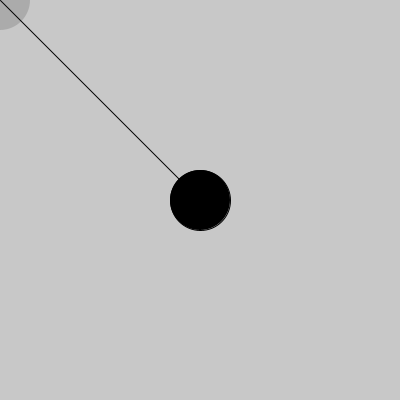
Frame 1 (no input)
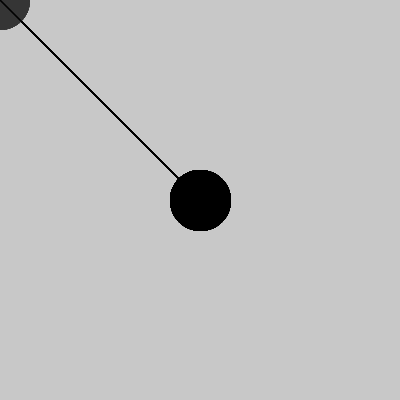
Frame 60 (the mouse pressed at the canvas centre just before this capture)
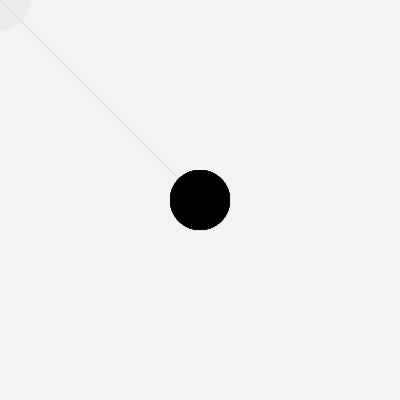
Frame 120 (the mouse held since frame 60 and released just before this capture)

The Processing sketch that drew these frames (run headless with seeded random() and noise(); from frame 60 on, the mouse is pressed at the canvas centre):

// Processing sketch: processing_40753
// ── processing_40753.pde

void setup() {
size (400, 400);
background(200);
smooth();
}

void draw (){
 noStroke (); 
 //fill(255,1);
 //rect(0,0, 400, 400);
 fill(50,50);
 ellipse(mouseX,mouseY, 60, 60);
  
 stroke (0);
   if (mousePressed){
   noStroke();
   fill(255,10);
   rect(0,0, 400, 400);
   }
 fill(0);
 ellipse(200, 200, 60,60);
 line(200,200,mouseX, mouseY);
 }            
                
